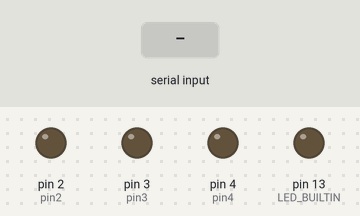
A sketch run on a simulated Arduino Uno, built with avr-gcc and run on an emulated ATmega328P. Shown: output pins drawn as LEDs (lit = HIGH). The test bench sets the inputs (shaded band). What the sketch prints to the serial monitor is not drawn.

Above: at 1.2 s.
1.3 s: "90,45,200\n" received over Serial
2.8 s: byte 88 ('X') received over Serial
5.2 s: byte 89 ('Y') received over Serial
7.6 s: byte 65 ('A') received over Serial
At 8.1 s:
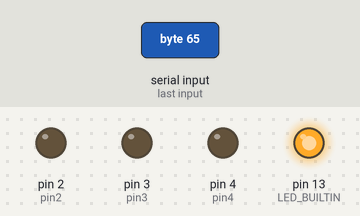
9.1 s: byte 66 ('B') received over Serial
10.6 s: "X90\n" received over Serial
Timing chart, 0 to 13.1 s (numbered marks = the images above; inputs shaded):
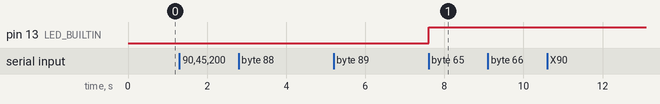

Measured:
- after the input at 1.3 s, every drawn part: stays the same
- after the input at 2.8 s, every drawn part: stays the same
- after the input at 5.2 s, every drawn part: stays the same
- after the input at 7.6 s, pin 13 (LED_BUILTIN): LOW → HIGH at once

The sketch:

PWM_Code.ino
```cpp
const int led_pin = LED_BUILTIN;


void right_stim(long freq, long width, long len);
void left_stim(long freq, long width, long len);
void right_elyt_stim(long freq, long width, long len);
void left_elyt_stim(long freq, long width, long len);

String command;
String freqS;
String widthS;
String lenS;
long freq;
long width;
long len;
#define pin1 1
#define pin2 2
#define pin3 3
#define pin4 4


void setup() {
  pinMode(pin1, OUTPUT);
  pinMode(pin2, OUTPUT);
  pinMode(pin3, OUTPUT);
  pinMode(pin4, OUTPUT);
  pinMode(LED_BUILTIN, OUTPUT);

  Serial.begin(115200);
}

void loop() {

  Serial.println("Please enter your desired frequency: ");
  while (Serial.available() <= 0){
  }
  freqS = Serial.readStringUntil('\n');
  freq = freqS.toInt();

  Serial.println("Please enter your desired pulse width (ms): ");
  while (Serial.available() <= 0){
  }
  widthS = Serial.readStringUntil('\n');
  width = widthS.toInt();

  Serial.println("Please enter you desired stimulation period (ms): ");
  while (Serial.available() <= 0){
  }
  lenS = Serial.readStringUntil('\n');
  len = lenS.toInt();


  while(true){
    Serial.println("Type command: '1','2': Left, Right Antenna Stimulation (respectively)   '3','4': Left, Right Elytra Stimulation (repsectively)");
    while (Serial.available() <= 0){
    }
    char command = Serial.read();
    digitalWrite(LED_BUILTIN, HIGH);
    if (command == 'X'){

      left_stim(freq, width, len);
      //digitalWrite(LED_BUILTIN, !digitalRead(LED_BUILTIN));

    }else if (command == 'Y'){
      right_stim(freq, width, len);

      //digitalWrite(LED_BUILTIN, !digitalRead(LED_BUILTIN));

    }else if (command == 'A'){
      left_elyt_stim(freq, width, len);

      //digitalWrite(LED_BUILTIN, !digitalRead(LED_BUILTIN));

    }else if (command == 'B'){
      right_elyt_stim(freq, width, len);
      //digitalWrite(LED_BUILTIN, !digitalRead(LED_BUILTIN));
    }
    else if (command == 'q'){
      break;
    }
  }

}


void right_stim(long freq, long width, long len){
  Serial.println("Right Stim called");
  unsigned long time_begin = millis();
  unsigned long prev_time = 0;
  digitalWrite(pin1, LOW);
  digitalWrite(LED_BUILTIN, LOW);
  while(millis() < len + time_begin){
    unsigned long curr_time = millis();
    if(curr_time - prev_time >= 1000/freq){
      prev_time = curr_time;
      digitalWrite(pin1, !digitalRead(pin1));
      while(curr_time - prev_time < width){
        curr_time = millis();
      }
      digitalWrite(pin1, !digitalRead(pin1));
    }
  }
  digitalWrite(LED_BUILTIN, HIGH);
}

void left_stim(long freq, long width, long len){
  Serial.println("Left Stim called");
  unsigned long time_begin = millis();
  unsigned long prev_time = 0;
  digitalWrite(pin2, LOW);
  digitalWrite(LED_BUILTIN, LOW);
  while(millis() < len + time_begin){
    unsigned long curr_time = millis();
    if(curr_time - prev_time >= 1000/freq){
      prev_time = curr_time;
      digitalWrite(pin2, !digitalRead(pin2));
      while(curr_time - prev_time < width){
        curr_time = millis();
      }
      digitalWrite(pin2, !digitalRead(pin2));
    }
  }
  digitalWrite(LED_BUILTIN, HIGH);
}

void right_elyt_stim(long freq, long width, long len){
  Serial.println("Right Elytra Stim called");
  unsigned long time_begin = millis();
  unsigned long prev_time = 0;
  digitalWrite(pin3, LOW);
  digitalWrite(LED_BUILTIN, LOW);
  while(millis() < len + time_begin){
    unsigned long curr_time = millis();
    if(curr_time - prev_time >= 1000/freq){
      prev_time = curr_time;
      digitalWrite(pin3, !digitalRead(pin3));
      while(curr_time - prev_time < width){
        curr_time = millis();
      }
      digitalWrite(pin3, !digitalRead(pin3));
    }
  }
  digitalWrite(LED_BUILTIN, HIGH);
}

void left_elyt_stim(long freq, long width, long len){
  Serial.println("Left Elytra Stim called");
  unsigned long time_begin = millis();
  unsigned long prev_time = 0;
  digitalWrite(LED_BUILTIN, LOW);
  digitalWrite(pin4, LOW);
  while(millis() < len + time_begin){
    unsigned long curr_time = millis();
    if(curr_time - prev_time >= 1000/freq){
      prev_time = curr_time;
      digitalWrite(pin4, !digitalRead(pin4));
      while(curr_time - prev_time < width){
        curr_time = millis();
      }
      digitalWrite(pin4, !digitalRead(pin4));
    }
  }
  digitalWrite(LED_BUILTIN, HIGH);
}
```
